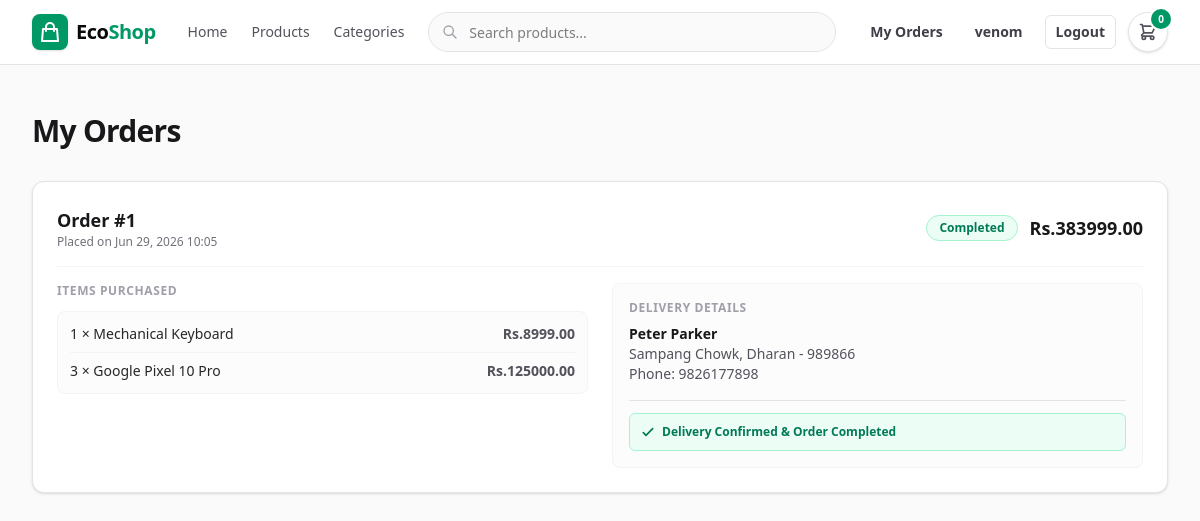
The app's page /cart/my-orders/ (signed in) with its own data.
### cart/models.py (models this page shows, shortened)
class Order(models.Model):
    STATUS_CHOICES = (
        ('Pending', 'Pending'),
        ('Processing', 'Processing'),
        ('Out for Delivery', 'Out for Delivery'),
        ('Delivered', 'Delivered (Pending Acceptance)'),
        ('Completed', 'Completed'),
    )
    user = models.ForeignKey(User, on_delete=models.CASCADE, related_name='orders')
    full_name = models.CharField(max_length=150)
    email = models.EmailField()
    address = models.TextField()
    city = models.CharField(max_length=100)
    postal_code = models.CharField(max_length=20)
    phone = models.CharField(max_length=20)
    total_price = models.FloatField()
    status = models.CharField(max_length=30, choices=STATUS_CHOICES, default='Pending')
    delivery_notified = models.BooleanField(default=False)
    is_completed = models.BooleanField(default=False)
    created_at = models.DateTimeField(auto_now_add=True)

class OrderItem(models.Model):
    order = models.ForeignKey(Order, on_delete=models.CASCADE, related_name='items')
    product = models.ForeignKey(Product, on_delete=models.CASCADE)
    price = models.FloatField()
    quantity = models.PositiveIntegerField(default=1)

### myapp/models.py (models this page shows, shortened)
class Product(models.Model):
    name = models.CharField(max_length=100)
    price = models.FloatField()
    description = models.TextField()
    image = models.ImageField(upload_to='images/')
    slug = models.SlugField(unique=True, blank=True)
    stock = models.IntegerField()
    active = models.BooleanField()

### cart/views.py (the view)
# urls.py: path('my-orders/', views.my_orders, name="my_orders"),
@login_required
def my_orders(request):
    orders = Order.objects.filter(user=request.user).order_by('-created_at')
    return render(request, 'cart/my_orders.html', {'orders': orders})

### cart/cart.py (called while the page is built)
    def __len__(self):
        return sum(int(item.get('qty', 0)) for item in self.cart.values())

### cart/context_processors.py (called while the page is built)
def cart(request):
    return{'cart':Cart(request)}

### cart/templates/cart/my_orders.html (shortened to what this page needs)
{% extends 'myapp/base.html' %}
{% block body %}
<main class="min-h-screen bg-zinc-50 text-zinc-950 py-8 lg:py-12">
    <div class="mx-auto max-w-7xl px-4 sm:px-6 lg:px-8">
        <h1 class="text-3xl font-bold tracking-tight text-zinc-900 mb-8">My Orders</h1>
        {% if orders %}
            <div class="space-y-6">
                {% for order in orders %}
                    <div class="rounded-xl border border-zinc-200 bg-white p-6 shadow-sm">
                        <div class="flex flex-col sm:flex-row sm:items-center justify-between border-b border-zinc-100 pb-4 mb-4 gap-2">
                            <div>
                                <h2 class="text-lg font-bold text-zinc-900">Order #{{ order.id }}</h2>
                                <p class="text-xs text-zinc-500">Placed on {{ order.created_at|date:"M d, Y H:i" }}</p>
                            </div>
                            <div class="flex items-center gap-3">
                                <span class="rounded-full px-3 py-1 text-xs font-semibold border {% if order.is_completed %}bg-emerald-50 text-emerald-700 border-emerald-200{% elif order.delivery_notified %}bg-sky-50 text-sky-700 border-sky-200{% else %}bg-amber-50 text-amber-700 border-amber-200{% endif %}">
                                    {{ order.status }}
                                </span>
                                <span class="text-lg font-extrabold text-zinc-900">Rs.{{ order.total_price|floatformat:2 }}</span>
                            </div>
                        </div>
                        <div class="grid grid-cols-1 md:grid-cols-2 gap-6">
                            <div>
                                <h3 class="text-xs font-bold uppercase tracking-wider text-zinc-400 mb-3">Items Purchased</h3>
                                <ul class="divide-y divide-zinc-100 border border-zinc-100 rounded-lg p-3 bg-zinc-50/50">
                                    {% for item in order.items.all %}
                                        <li class="flex justify-between items-center py-2 first:pt-0 last:pb-0 text-sm">
                                            <span class="font-medium text-zinc-800">{{ item.quantity }} × {{ item.product.name }}</span>
                                            <span class="text-zinc-600 font-semibold">Rs.{{ item.price|floatformat:2 }}</span>
                                        </li>
                                    {% endfor %}
                                </ul>
                            </div>
                            <div class="text-sm bg-zinc-50/50 p-4 rounded-lg border border-zinc-100 flex flex-col justify-between">
                                <div>
                                    <h3 class="text-xs font-bold uppercase tracking-wider text-zinc-400 mb-2">Delivery Details</h3>
                                    <p class="font-bold text-zinc-900">{{ order.full_name }}</p>
                                    <p class="text-zinc-600">{{ order.address }}, {{ order.city }} - {{ order.postal_code }}</p>
                                    <p class="text-zinc-600">Phone: {{ order.phone }}</p>
                                </div>
                                <div class="mt-4 pt-3 border-t border-zinc-200">
                                    {% if order.is_completed %}
                                        <div class="flex items-center gap-1.5 text-xs font-bold text-emerald-700 bg-emerald-50 p-2.5 rounded-md border border-emerald-200">
                                            <svg class="h-4 w-4" fill="none" stroke="currentColor" stroke-width="2.5" viewBox="0 0 24 24">
                                                <path stroke-linecap="round" stroke-linejoin="round" d="M5 13l4 4L19 7"></path>
                                            </svg>
                                            Delivery Confirmed & Order Completed
                                        </div>
                                    {% else %}
                                        <p class="text-xs text-zinc-500 italic">Order is being processed by seller.</p>
                                    {% endif %}
                                </div>
                            </div>
                        </div>
                    </div>
                {% endfor %}
            </div>
        {% endif %}
    </div>
</main>
{% endblock %}

### myapp/templates/myapp/base.html (shortened to what this page needs)
<!DOCTYPE html>
<html lang="en">
<head>
     <script src="https://cdn.jsdelivr.net/npm/@tailwindcss/browser@4"></script>
</head>
<body>
    <header class="sticky top-0 z-50 w-full border-b border-zinc-200 bg-white/80 backdrop-blur-md">
        <div class="mx-auto flex max-w-7xl h-16 items-center justify-between px-4 sm:px-6 lg:px-8">
            <div class="flex items-center gap-8">
                <a href="{% url 'myapp:index' %}" class="flex items-center gap-2 text-xl font-bold tracking-tight text-zinc-950">
                    <span class="rounded-lg bg-emerald-600 p-1.5 text-white shadow-sm">
                        <svg class="h-6 w-6" fill="none" stroke="currentColor" stroke-width="2" viewBox="0 0 24 24">
                            <path stroke-linecap="round" stroke-linejoin="round" d="M16 11V7a4 4 0 00-8 0v4M5 9h14l1 12H4L5 9z"></path>
                        </svg>
                    </span>
                    <span>Eco<span class="text-emerald-600">Shop</span></span>
                </a>
                <nav class="hidden md:flex items-center gap-6">
                    <a href="{% url 'myapp:index' %}" class="text-sm font-medium text-zinc-600 hover:text-emerald-600 transition-colors">Home</a>
                    <a href="#" class="text-sm font-medium text-zinc-600 hover:text-emerald-600 transition-colors">Products</a>
                    <a href="#" class="text-sm font-medium text-zinc-600 hover:text-emerald-600 transition-colors">Categories</a>
                </nav>
            </div>
            <div class="flex-1 max-w-md mx-6 hidden sm:block">
                <form action="{% url 'myapp:index' %}" method="GET" class="relative flex items-center">
                    <input
                        type="text"
                        name="search"
                        placeholder="Search products..."
                        value="{{ query|default:'' }}"
                        class="w-full h-10 rounded-full border border-zinc-200 bg-zinc-50 pl-10 pr-4 text-sm outline-none transition focus:border-emerald-500 focus:bg-white focus:ring-2 focus:ring-emerald-100"
                    >
                    <div class="absolute left-3.5 text-zinc-400">
                        <svg class="h-4 w-4" fill="none" stroke="currentColor" stroke-width="2" viewBox="0 0 24 24">
                            <path stroke-linecap="round" stroke-linejoin="round" d="M21 21l-6-6m2-5a7 7 0 11-14 0 7 7 0 0114 0z"></path>
                        </svg>
                    </div>
                </form>
            </div>
            <div class="flex items-center gap-3">
                {% if user.is_authenticated %}
                    <a href="{% url 'my_orders' %}" class="rounded-md px-2.5 py-1.5 text-sm font-semibold text-zinc-700 transition hover:bg-zinc-100 hover:text-emerald-700 inline-flex">
                        My Orders
                    </a>
                    <a href="{% url 'profile' %}" class="rounded-md px-2.5 py-1.5 text-sm font-semibold text-zinc-700 transition hover:bg-zinc-100 hover:text-emerald-700 inline-flex">
                        {{ user.username }}
                    </a>
                    <form action="{% url 'logout' %}" method="post" class="block">
                        <button type="submit" class="rounded-md border border-zinc-200 bg-white px-2.5 py-1.5 text-sm font-semibold text-zinc-700 transition hover:border-emerald-600 hover:text-emerald-700 inline-flex">
                            Logout
                        </button>
                    </form>
                {% endif %}
                <a href="{% url 'cart_summary' %}" class="relative flex h-10 w-10 items-center justify-center rounded-full border border-zinc-200 bg-white text-zinc-600 hover:border-emerald-600 hover:text-emerald-600 transition-all shadow-sm" aria-label="Cart">
                    <svg class="h-5 w-5" fill="none" stroke="currentColor" stroke-width="2" viewBox="0 0 24 24">
                        <path stroke-linecap="round" stroke-linejoin="round" d="M3 3h2l.4 2M7 13h10l4-8H5.4M7 13L5.4 5M7 13l-2.293 2.293c-.63.63-.184 1.707.707 1.707H17m0 0a2 2 0 100 4 2 2 0 000-4zm-8 2a2 2 0 11-4 0 2 2 0 014 0z"></path>
                    </svg>
                    <span id="cart-qty" class="absolute -top-1 -right-1 flex h-5 w-5 items-center justify-center rounded-full bg-emerald-600 text-[10px] font-bold text-white shadow-sm ring-2 ring-white transition-all duration-300">
                        {{ cart|length }}
                    </span>
                </a>
            </div>
        </div>
    </header>
    {% block body %}
    {% endblock %}
</body>
</html>

### records on screen
Order: id "1", created_at "Jun 29, 2026 10:05", status "Completed", total_price "383999.00", full_name "Peter Parker", address "Sampang Chowk", city "Dharan", postal_code "989866", phone "9826177898", is_completed True (drawn)
OrderItem: quantity "1", product.name "Mechanical Keyboard", price "8999.00"
OrderItem: quantity "3", product.name "Google Pixel 10 Pro", price "125000.00"

### other values on screen
{{ user.username }} "venom"
{{ cart|length }} "0"
